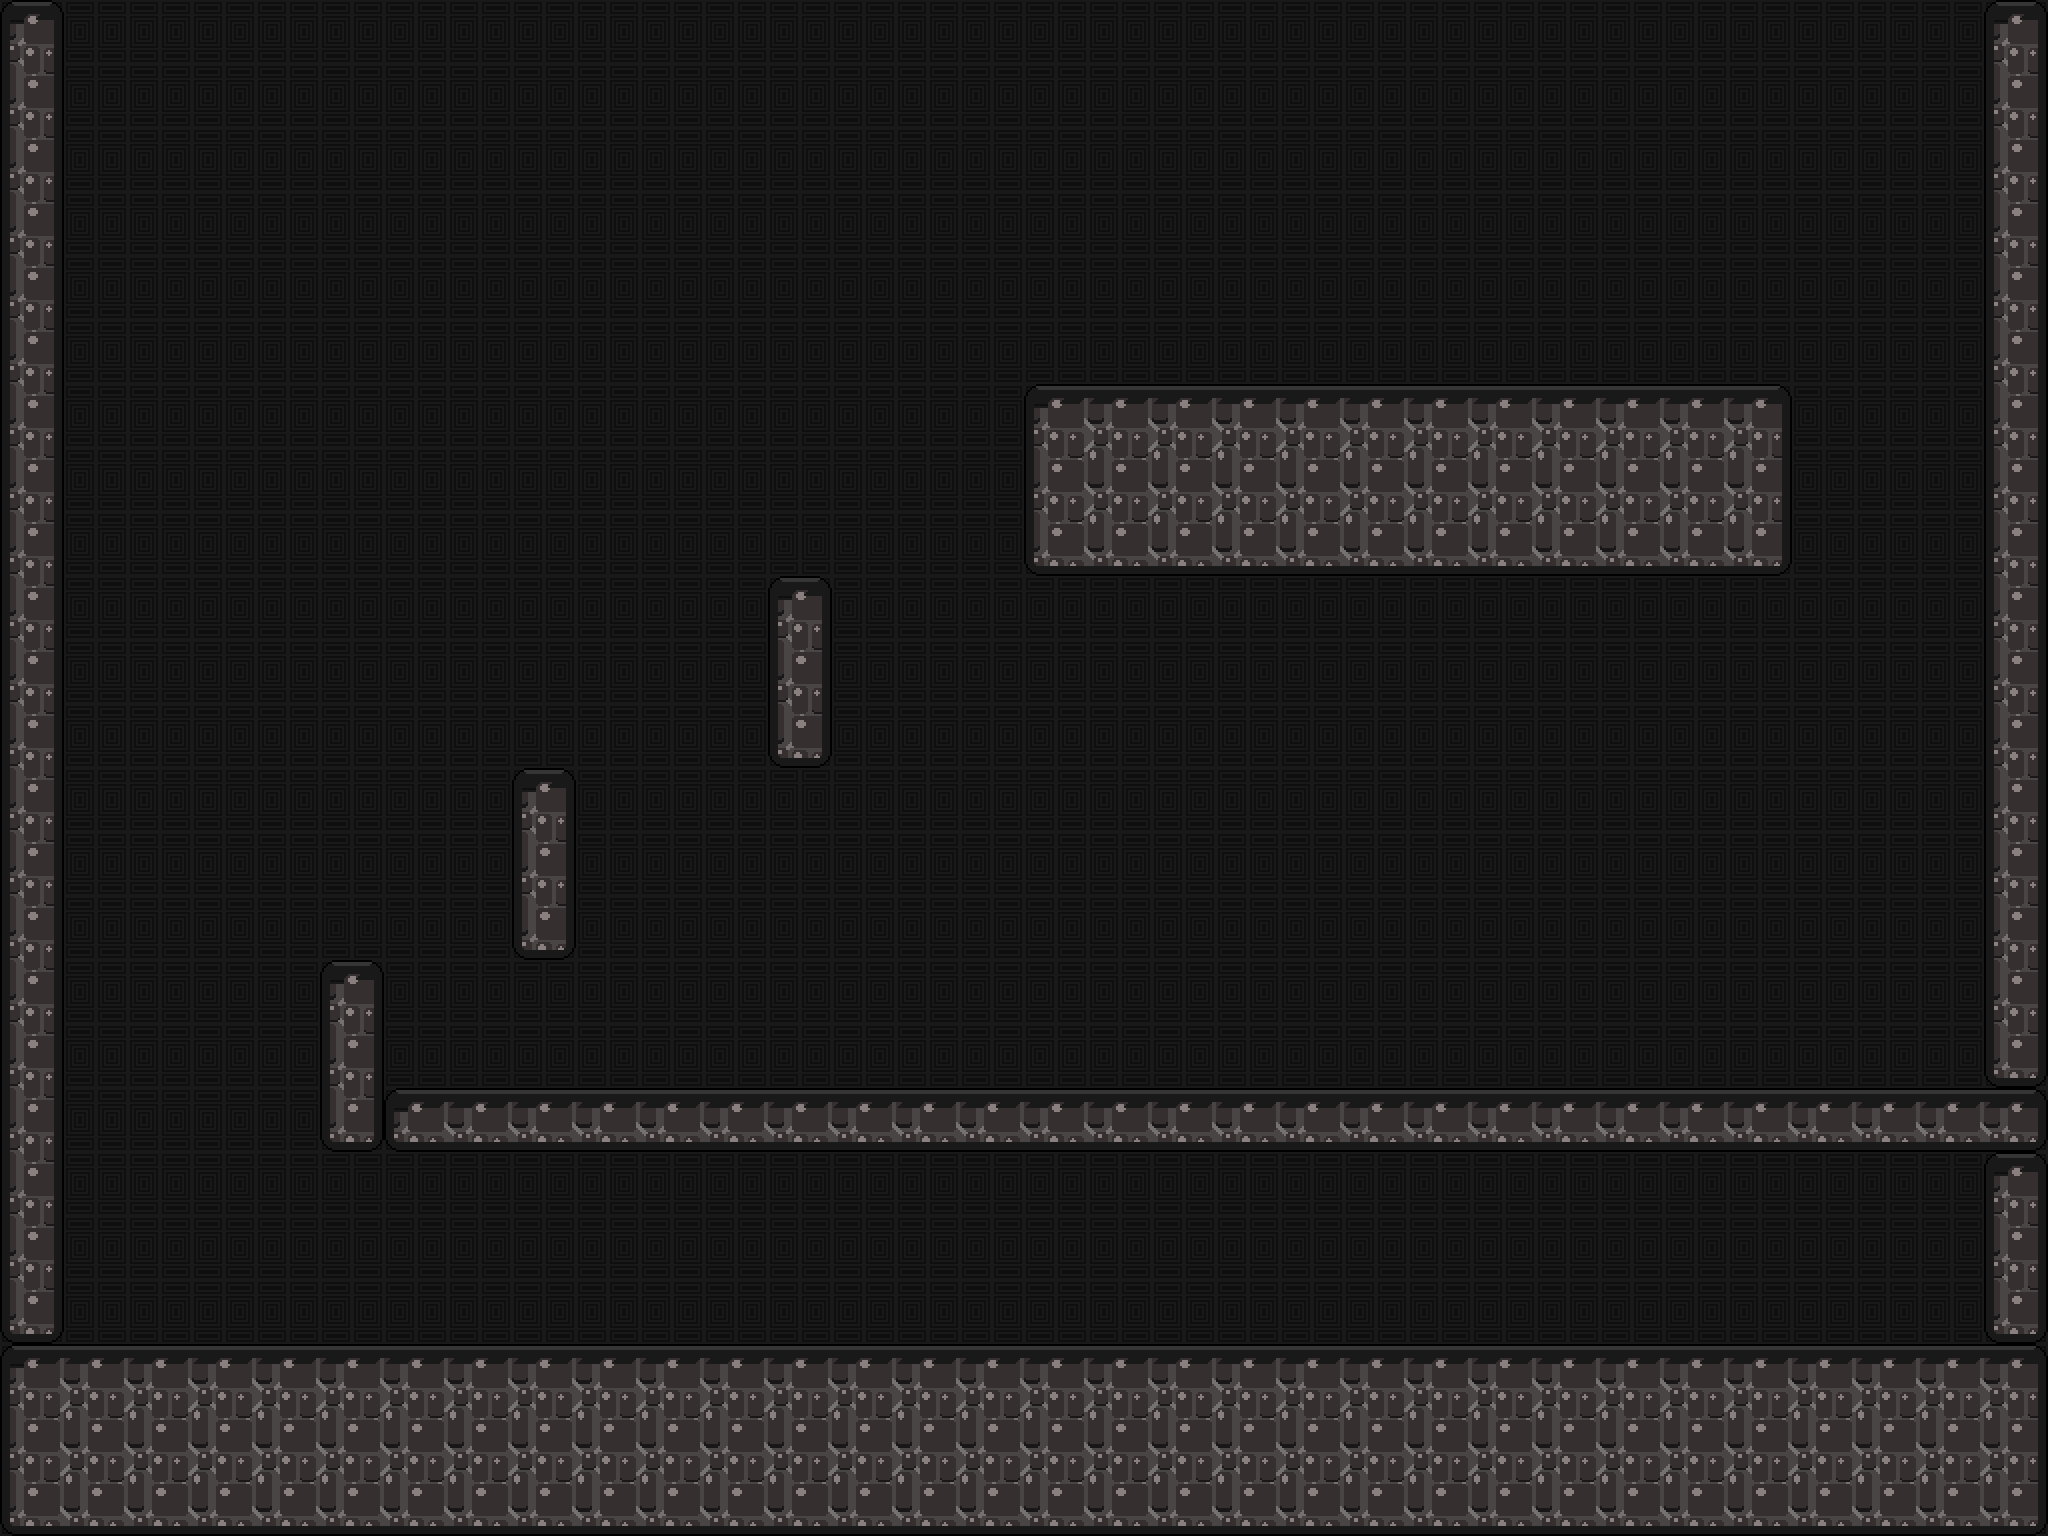

This game map was drawn from its Tiled (.tmx) file and the tilesets committed beside it. A one-line description and the trimmed map source follow:
An orthogonal 32x24 tile map with 64x64 px tiles, 2 tile layers (bg, Tile Layer 2) and 52 objects (25x Spike, 10x Floor, 8x Enemy, 4x Camera, 2x EBound, ...).

<map version="1.2" tiledversion="1.2.0" orientation="orthogonal" renderorder="right-down" width="32" height="24" tilewidth="64" tileheight="64" infinite="0" nextlayerid="8" nextobjectid="55">
 <tileset firstgid="1" source="Scotiabank tileset and BG.tsx" />
 <layer id="6" name="bg" width="32" height="24">
  <data>[768 cells, 768 non-empty, 1 distinct tile ids]</data>
 </layer>
 <layer id="7" name="Tile Layer 2" width="32" height="24">
  <data>[768 cells, 208 non-empty, 15 distinct tile ids]</data>
 </layer>
 <objectgroup id="3" name="Object Layer 1">
  <object id="1" name="Floor" x="0" y="1344" width="2048" height="192" />
  <object id="2" name="Floor" x="384" y="1088" width="1664" height="64" />
  <object id="3" name="Floor" x="320" y="960" width="64" height="192" />
  <object id="4" name="Floor" x="512" y="768" width="64" height="192" />
  <object id="5" name="Floor" x="768" y="576" width="64" height="192" />
  <object id="7" name="Floor" x="1024" y="384" width="768" height="192" />
  <object id="8" name="Floor" x="1984" y="1152" width="64" height="192" />
  <object id="9" name="Floor" x="0" y="0" width="64" height="1344" />
  <object id="10" name="Start" x="1024" y="768" width="64" height="64">
   <properties>
    <property name="direction" value="none" />
   </properties>
  </object>
  <object id="11" name="Door" x="1856" y="1152" width="128" height="192">
   <properties>
    <property name="direction" value="back" />
    <property name="open" value="0" />
    <property name="openKeys" value="4" />
    <property name="openTo" value="5" />
   </properties>
  </object>
  <object id="12" name="Player" x="1792" y="1216" width="64" height="64">
   <properties>
    <property name="direction" value="none" />
   </properties>
  </object>
  <object id="13" name="Floor" x="1984" y="0" width="64" height="1152" />
  <object id="14" name="Floor" x="64" y="-64" width="1920" height="64" />
  <object id="15" name="Camera" x="832" y="1536" width="64" height="64">
   <properties>
    <property name="direction" value="3" />
   </properties>
  </object>
  <object id="16" name="Camera" x="2048" y="896" width="64" height="64">
   <properties>
    <property name="direction" value="2" />
   </properties>
  </object>
  <object id="17" name="Camera" x="896" y="-64" width="64" height="64">
   <properties>
    <property name="direction" value="1" />
   </properties>
  </object>
  <object id="18" name="Camera" x="-64" y="896" width="64" height="64">
   <properties>
    <property name="direction" value="4" />
   </properties>
  </object>
  <object id="19" name="Spike" x="384" y="1024" width="64" height="64">
   <properties>
    <property name="direction" value="1" />
   </properties>
  </object>
  <object id="20" name="Spike" x="448" y="1024" width="64" height="64">
   <properties>
    <property name="direction" value="1" />
   </properties>
  </object>
  <object id="21" name="Spike" x="512" y="1024" width="64" height="64">
   <properties>
    <property name="direction" value="1" />
   </properties>
  </object>
  <object id="22" name="Spike" x="576" y="1024" width="64" height="64">
   <properties>
    <property name="direction" value="1" />
   </properties>
  </object>
  <object id="23" name="Spike" x="640" y="1024" width="64" height="64">
   <properties>
    <property name="direction" value="1" />
   </properties>
  </object>
  <object id="24" name="Spike" x="704" y="1024" width="64" height="64">
   <properties>
    <property name="direction" value="1" />
   </properties>
  </object>
  <object id="25" name="Spike" x="768" y="1024" width="64" height="64">
   <properties>
    <property name="direction" value="1" />
   </properties>
  </object>
  <object id="26" name="Spike" x="896" y="1024" width="64" height="64">
   <properties>
    <property name="direction" value="1" />
   </properties>
  </object>
  <object id="27" name="Spike" x="832" y="1024" width="64" height="64">
   <properties>
    <property name="direction" value="1" />
   </properties>
  </object>
  <object id="28" name="Spike" x="960" y="1024" width="64" height="64">
   <properties>
    <property name="direction" value="1" />
   </properties>
  </object>
  <object id="29" name="Spike" x="1024" y="1024" width="64" height="64">
   <properties>
    <property name="direction" value="1" />
   </properties>
  </object>
  <object id="30" name="Spike" x="1088" y="1024" width="64" height="64">
   <properties>
    <property name="direction" value="1" />
   </properties>
  </object>
  <object id="31" name="Spike" x="1152" y="1024" width="64" height="64">
   <properties>
    <property name="direction" value="1" />
   </properties>
  </object>
  <object id="32" name="Spike" x="1216" y="1024" width="64" height="64">
   <properties>
    <property name="direction" value="1" />
   </properties>
  </object>
  <object id="33" name="Spike" x="1280" y="1024" width="64" height="64">
   <properties>
    <property name="direction" value="1" />
   </properties>
  </object>
  <object id="34" name="Spike" x="1408" y="1024" width="64" height="64">
   <properties>
    <property name="direction" value="1" />
   </properties>
  </object>
  <object id="35" name="Spike" x="1344" y="1024" width="64" height="64">
   <properties>
    <property name="direction" value="1" />
   </properties>
  </object>
  <object id="36" name="Spike" x="1472" y="1024" width="64" height="64">
   <properties>
    <property name="direction" value="1" />
   </properties>
  </object>
  <object id="37" name="Spike" x="1536" y="1024" width="64" height="64">
   <properties>
    <property name="direction" value="1" />
   </properties>
  </object>
  <object id="38" name="Spike" x="1600" y="1024" width="64" height="64">
   <properties>
    <property name="direction" value="1" />
   </properties>
  </object>
  <object id="39" name="Spike" x="1664" y="1024" width="64" height="64">
   <properties>
    <property name="direction" value="1" />
   </properties>
  </object>
  <object id="40" name="Spike" x="1728" y="1024" width="64" height="64">
   <properties>
    <property name="direction" value="1" />
   </properties>
  </object>
  <object id="41" name="Spike" x="1792" y="1024" width="64" height="64">
   <properties>
    <property name="direction" value="1" />
   </properties>
  </object>
  <object id="42" name="Spike" x="1856" y="1024" width="64" height="64">
   <properties>
    <property name="direction" value="1" />
   </properties>
  </object>
  <object id="43" name="Spike" x="1920" y="1024" width="64" height="64">
   <properties>
    <property name="direction" value="1" />
   </properties>
  </object>
  <object id="44" name="Enemy" x="256" y="1216" width="64" height="64">
   <properties>
    <property name="Etype" value="53" />
    <property name="keyReq" value="0" />
    <property name="mode" value="standard" />
    <property name="number" value="0" />
   </properties>
  </object>
  <object id="45" name="Enemy" x="448" y="1216" width="64" height="64">
   <properties>
    <property name="Etype" value="56" />
    <property name="keyReq" value="0" />
    <property name="mode" value="standard" />
    <property name="number" value="1" />
   </properties>
  </object>
  <object id="46" name="Enemy" x="640" y="1216" width="64" height="64">
   <properties>
    <property name="Etype" value="57" />
    <property name="keyReq" value="0" />
    <property name="mode" value="standard" />
    <property name="number" value="2" />
   </properties>
  </object>
  <object id="47" name="Enemy" x="1216" y="1216" width="64" height="64">
   <properties>
    <property name="Etype" value="54" />
    <property name="keyReq" value="0" />
    <property name="mode" value="standard" />
    <property name="number" value="3" />
   </properties>
  </object>
  </objectgroup>
</map>
<!-- 6 of 52 objects omitted -->
